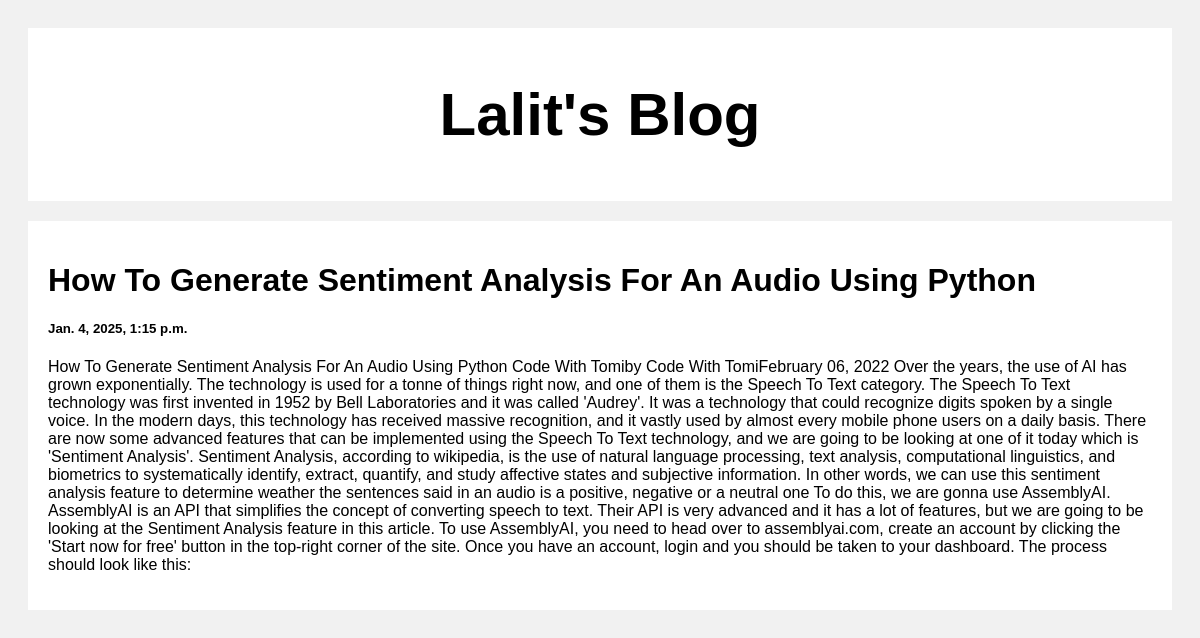
Screenshot of /post/2 with the database file from the repository.
### posts/models.py (models this page shows)
class Post(models.Model):
    title = models.CharField(max_length=100)
    body = models.CharField(max_length=100000)
    created_at = models.DateTimeField(default=datetime.now, blank=True)

### posts/views.py (the view)
# urls.py: path('post/<str:pk>',views.post, name='post')
def post(request,pk):
    posts = Post.objects.get(id=pk)
    return render(request, 'posts.html', {'posts': posts})

### templates/posts.html (shortened to what this page needs)
<!DOCTYPE html>
<html>
<head>
</head>
<body>
<div class="header">
  <h2>Lalit's Blog</h2>
</div>
<div class="row">
  <div class="leftcolumn">
    <div class="card">
      <a style="text-decoration: none; color: black;" href="/post/{{post.id}}">
        <h1>{{posts.title}}</h1>
        <h5>{{posts.created_at}}</h5>
        <p>{{posts.body}}</p>
      </a>
    </div>
  </div>
</div>
</body>
</html>

### templates/posts.html (style rules this page uses)
* { box-sizing: border-box; }
body { font-family: Arial; padding: 20px; background: #f1f1f1; }
.header { padding: 2px; font-size: 40px; text-align: center; background: white; }
.leftcolumn { float: left; width: 100%; }
.card { background-color: white; padding: 20px; margin-top: 20px; }
.row:after { content: ""; display: table; clear: both; }

### rows the page displays
Post: title "How To Generate Sentiment Analysis For An Audio Using Python", created_at "Jan. 4, 2025, 1:15 p.m.", body "How To Generate Sentiment Analysis For An Audio Using Python Code With Tomiby Code With TomiFebruary 06, 2022 Over the years, the use of AI has grown exponentially. The technology is used for a tonne of things right now, and one of them is the Speech To Text category. The Speech To Text technology was first invented in 1952 by Bell Laboratories and it was called 'Audrey'. It was a technology that could recognize digits spoken by a single voice. In the modern days, this technology has received massive recognition, and it vastly used by almost every mobile phone users on a daily basis. There are now some advanced features that can be implemented using the Speech To Text technology, and we are…"
